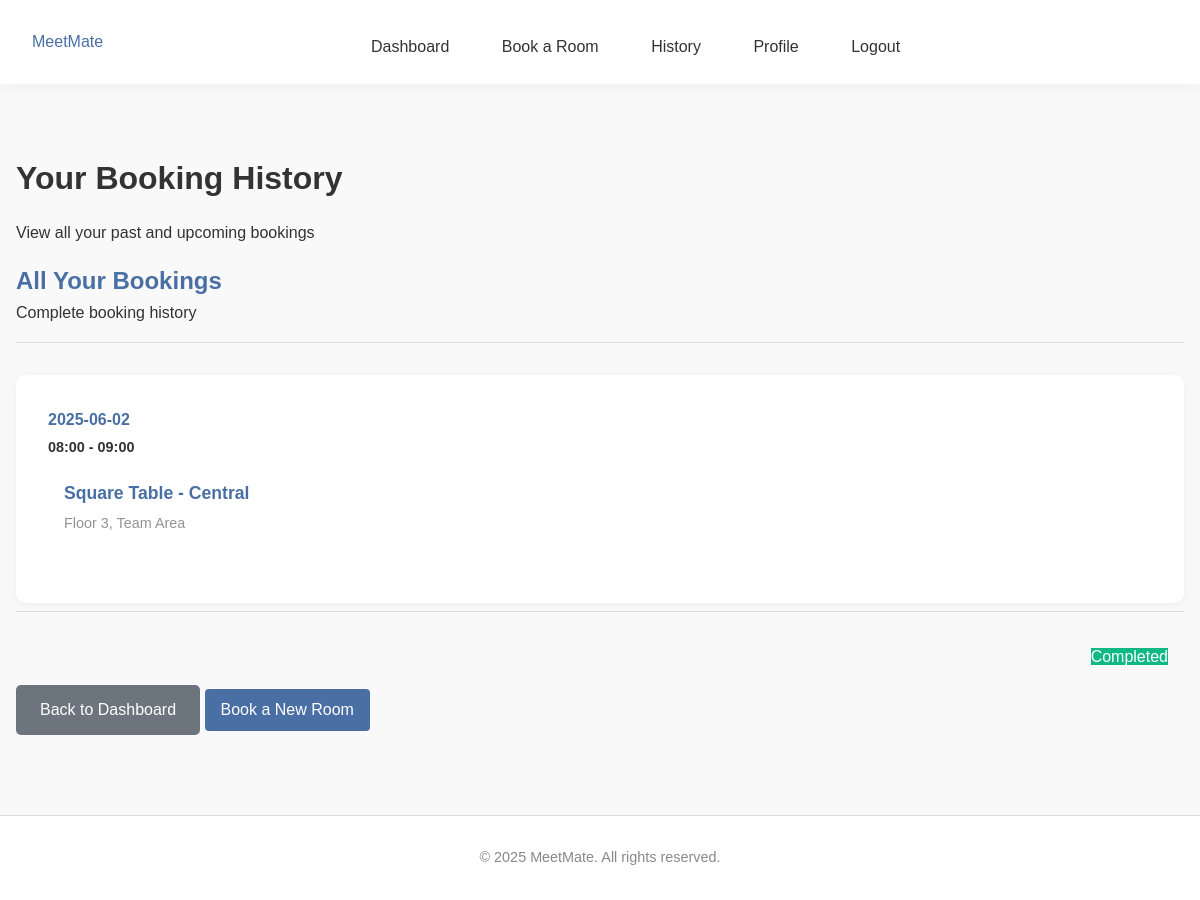
/history (signed in), run on an earlier commit of the app's database.
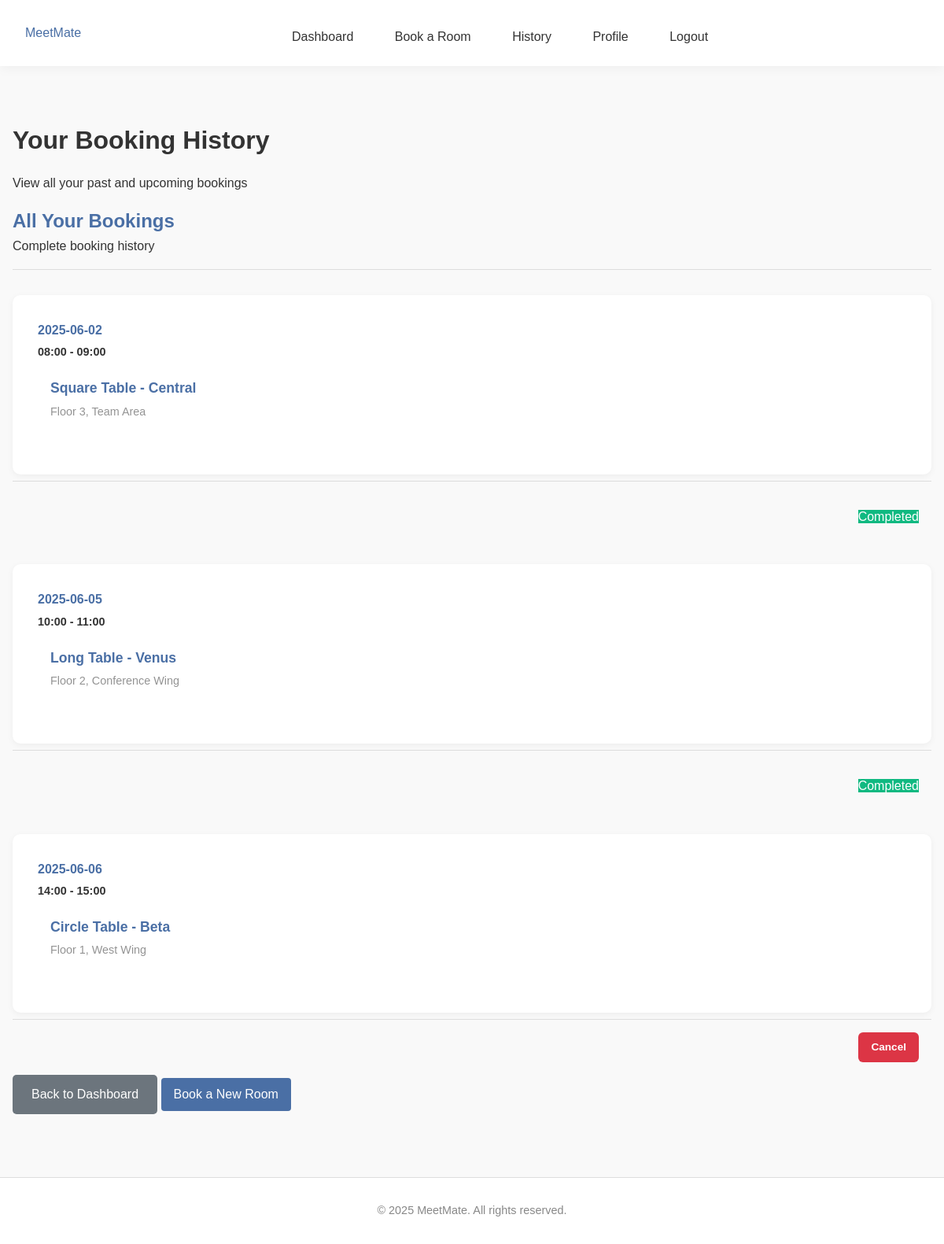
And on a later commit of the database.
### tables this page shows
CREATE TABLE bookings (
                id INTEGER PRIMARY KEY AUTOINCREMENT,
                user_id INTEGER NOT NULL,
                room_id INTEGER NOT NULL,
                date TEXT NOT NULL,
                time_start TEXT NOT NULL,
                time_end TEXT NOT NULL,
                booking_admin_id INTEGER,
                notes TEXT,
                FOREIGN KEY (user_id) REFERENCES users (id),
                FOREIGN KEY (room_id) REFERENCES rooms (id),
                FOREIGN KEY (booking_admin_id) REFERENCES users (id)
            );

CREATE TABLE rooms (
                id INTEGER PRIMARY KEY AUTOINCREMENT,
                name TEXT NOT NULL,
                location TEXT NOT NULL,
                capacity INTEGER NOT NULL,
                room_type TEXT DEFAULT 'conference'
            );

### app.py (the view)
@app.route('/history')
@login_required
def history():
    user_id = session['user_id']
    user_bookings = get_user_bookings(user_id)
    now = datetime.now()
    current_date = now.date()
    current_time = now.time()
    for booking in user_bookings:
        booking_date = date.fromisoformat(booking['date'])
        booking_start_time = time.fromisoformat(booking['time_start'] + ':00' if len(booking['time_start']) == 5 else booking['time_start'])
        if booking_date > current_date:
            booking['can_cancel'] = True
            booking['status'] = None
        elif booking_date == current_date:
            booking['can_cancel'] = current_time < booking_start_time
            booking['status'] = 'Complete' if current_time >= booking_start_time else None
        else:
            booking['can_cancel'] = False
            booking['status'] = 'Complete'
    return render_template('history.html', bookings=user_bookings)

### app.py (called while the page is built)
def get_database_path():
    app_directory = app.root_path
    instance_directory = os.path.join(app_directory, 'instance')
    os.makedirs(instance_directory, exist_ok=True)
    database_path = os.path.join(instance_directory, 'meetmate.db')
    return database_path

def get_database_connection():
    db_path = get_database_path()
    connection = sqlite3.connect(db_path)
    connection.row_factory = sqlite3.Row
    return connection

def get_user_by_id(user_id):
    connection = get_database_connection()
    cursor = connection.cursor()
    cursor.execute("SELECT * FROM users WHERE id = ?", (user_id,))
    user = cursor.fetchone()
    connection.close()
    if user:
        return dict(user)
    return None

def get_user_bookings(user_id):
    connection = get_database_connection()
    cursor = connection.cursor()
    cursor.execute('''
        SELECT
            b.id,
            b.date,
            b.time_start,
            b.time_end,
            b.notes,
            r.name as room_name,
            r.location as room_location
        FROM bookings b
        JOIN rooms r ON b.room_id = r.id
        WHERE b.user_id = ?
        ORDER BY b.date, b.time_start
    ''', (user_id,))
    bookings = cursor.fetchall()
    connection.close()
    return [dict(booking) for booking in bookings]

def login_required(f):
    @wraps(f)
    def decorated_function(*args, **kwargs):
        if 'user_id' not in session:
            flash('Please login to access this page', 'error')
            return redirect(url_for('login'))
        user = get_user_by_id(session['user_id'])
        if not user:
            session.clear()
            flash('Your account is no longer valid. Please login again.', 'warning')
            return redirect(url_for('login'))
        return f(*args, **kwargs)
    return decorated_function

### templates/history.html (shortened to what this page needs)
{% extends "base.html" %}
{% block content %}
<div class="history-page">
    <h1>Your Booking History</h1>
    <p>View all your past and upcoming bookings</p>
    <div class="history-section">
        <div class="section-card">
            <div class="section-header">
                <h2>All Your Bookings</h2>
                <span class="subtitle">Complete booking history</span>
            </div>
            {% if bookings %}
                <div class="bookings-list">
                    {% for booking in bookings %}
                        <div class="booking-item">
                            <div class="booking-info">
                                <div class="booking-date">
                                    {{ booking.date }}
                                </div>
                                <div class="booking-time">
                                    {{ booking.time_start }} - {{ booking.time_end }}
                                </div>
                                <div class="booking-details">
                                    <strong>{{ booking.room_name }}</strong>
                                    <div class="booking-location">
                                        {{ booking.room_location }}
                                    </div>
                                </div>
                            </div>
                            <div class="booking-actions">
                                {% if booking.can_cancel %}
                                    <a href="{{ url_for('cancel_booking', booking_id=booking.id) }}"
                                       class="btn btn-danger btn-small"
                                       onclick="return confirm('Are you sure you want to cancel this booking?')">
                                        Cancel
                                    </a>
                                {% else %}
                                    <div class="booking-status">
                                        <span class="status-completed">
                                            Completed
                                        </span>
                                    </div>
                                {% endif %}
                            </div>
                        </div>
                    {% endfor %}
                </div>
            {% else %}
                <div class="no-bookings">
                    <p>You don't have any bookings yet</p>
                    <a href="{{ url_for('booking') }}" class="btn btn-primary">Book Your First Room</a>
                </div>
            {% endif %}
        </div>
    </div>
    <div class="page-actions">
        <a href="{{ url_for('dashboard') }}" class="btn btn-secondary">Back to Dashboard</a>
        <a href="{{ url_for('booking') }}" class="btn btn-primary">Book a New Room</a>
    </div>
</div>
{% endblock %}

### templates/base.html (shortened to what this page needs)
<!DOCTYPE html>
<html>
    <head>
        <link rel="stylesheet" type="text/css" href="{{ url_for('static', filename='css/style.css')}}" />
        <link rel="stylesheet" type="text/css" href="{{ url_for('static', filename='css/admin-additions.css')}}" />
        <link rel="stylesheet" href="https://cdnjs.cloudflare.com/ajax/libs/font-awesome/6.0.0/css/all.min.css">
        <link rel="icon" type="image/png" href="{{ url_for('static', filename='images/favicon.png') }}">    </head>
    <body{% if request.endpoint == 'index' %} class="home-page-body"{% endif %}>        <header>
            <div class="header-content">
                <div class="logo">
                    <a href="{{ url_for('index') }}">MeetMate</a>
                </div>
                <nav>
                    <ul>
                        {% if session.user_id %}
                            <li><a href="{{ url_for('dashboard') }}">Dashboard</a></li>
                            {% if session.role != 'admin' %}
                                <li><a href="{{ url_for('booking') }}">Book a Room</a></li>
                                <li><a href="{{ url_for('history') }}">History</a></li>
                            {% endif %}
                            <li><a href="{{ url_for('profile') }}">Profile</a></li>
                            <li><a href="{{ url_for('logout') }}">Logout</a></li>                        {% endif %}
                    </ul>
                </nav>
            </div>
        </header>
        <div class="container">
            {% block content %}{% endblock %}
        </div>
        <footer>
            <p>&copy; 2025 MeetMate. All rights reserved.</p>
        </footer>
    </body>
</html>

### static/css/style.css (style rules this page uses)
body { font-family: Arial, sans-serif; line-height: 1.6; color: #333; background-color: #f9f9f9; margin: 0; padding: 0; }
h1, h2, h3, h4, h5, h6 { margin-bottom: 1rem; font-weight: bold; }
a { text-decoration: none; color: #4a6fa5; }
.container { max-width: 1200px; margin: 0 auto; padding: 1rem; min-height: 500px; }
header { background-color: white; box-shadow: 0 2px 15px rgba(0, 0, 0, 0.05); padding: 1rem 2rem; position: sticky; top: 0; z-index: 100; }
header .header-content { display: flex; justify-content: space-between; align-items: center; }
.logo { flex: 0 0 auto; }
nav { flex: 1 1 auto; text-align: center; }
nav ul { list-style: none; padding: 0; margin: 10px 0 0 0; text-align: center; }
nav ul li { display: inline-block; margin: 0 1rem; }
nav ul li a { color: #333; padding: 0.5rem; display: block; }
footer { text-align: center; padding: 1rem; background-color: white; border-top: 1px solid #ddd; color: #888; font-size: 0.9rem; margin-top: 2rem; }
.btn { display: inline-block; padding: 0.5rem 1rem; background-color: #4a6fa5; color: white; border: none; border-radius: 4px; cursor: pointer; font-size: 1rem; text-decoration: none; }
.btn-primary { background-color: #4a6fa5; }
.btn-danger { background-color: #dc3545; }
.section-header { margin-bottom: 1.5rem; border-bottom: 1px solid #ddd; padding-bottom: 1rem; }
.section-header h2 { color: #4a6fa5; margin: 0; }
.bookings-list { margin: 0; padding: 0; list-style: none; }
.booking-location { font-size: 0.875rem; opacity: 0.9; }
.booking-details { padding: 1rem; }
.booking-date, .booking-time { margin-bottom: 0.5rem; }
.booking-actions { padding: 1rem; border-top: 1px solid #ddd; text-align: right; }
.booking-info { margin-bottom: 0.5rem; }
.booking-time { color: #4a6fa5; font-weight: bold; font-size: 0.9rem; margin-bottom: 0.25rem; }
.booking-details strong { color: #333; font-size: 0.95rem; }
.booking-info { background: white; padding: 2rem; border-radius: 10px; box-shadow: 0 2px 8px rgba(0, 0, 0, 0.05); margin-top: 2rem; }
.confirmation-details, .booking-details { margin-bottom: 2rem; }
.history-page { padding: 2rem 0; }
.booking-date { font-weight: bold; color: #4a6fa5; margin-bottom: 0.25rem; }
.booking-time { color: #333; }
.booking-details { margin-bottom: 1rem; }
.booking-details strong { color: #4a6fa5; font-size: 1.1rem; display: block; margin-bottom: 0.25rem; }
.booking-location { color: #888; font-size: 0.9rem; margin-bottom: 0.25rem; }
.booking-actions { text-align: right; }
.booking-actions .btn { padding: 0.5rem 1rem; font-size: 0.85rem; font-weight: bold; border-radius: 6px; text-decoration: none; }
.booking-status { text-align: right; margin-top: 1rem; }
.status-completed { background: #10b981; color: white; }
.btn-secondary { background-color: #6c757d; color: white; border: none; padding: 0.75rem 1.5rem; border-radius: 5px; cursor: pointer; font-size: 1rem; text-decoration: none; display: inline-flex; align-items: center; gap: 0.5rem; transition: background-color 0.3s ease; }

What changed in the data, as far as the page shows it:
added bookings: date "2025-06-05", time_start "10:00", time_end "11:00", room_name "Long Table - Venus", room_location "Floor 2, Conference Wing", shows "Completed"
added bookings: date "2025-06-06", time_start "14:00", time_end "15:00", room_name "Circle Table - Beta", room_location "Floor 1, West Wing"
